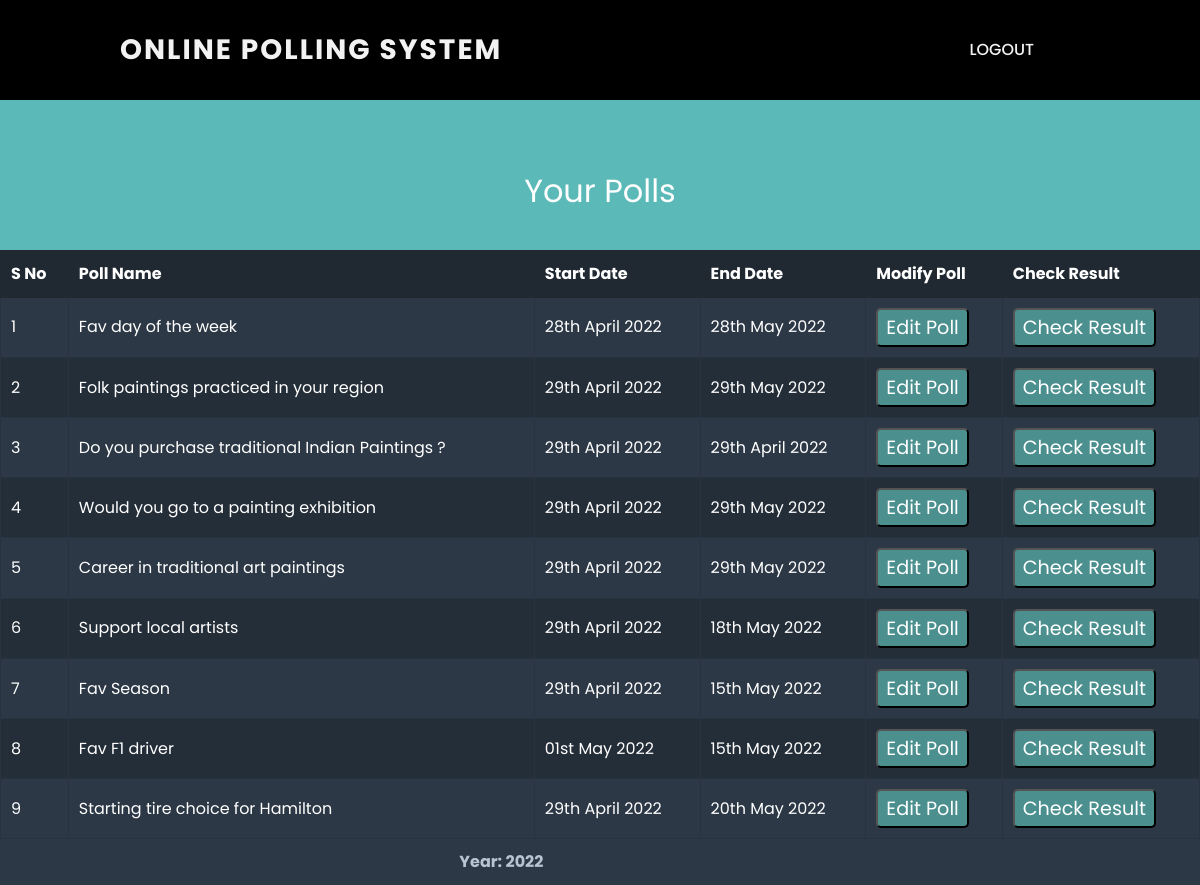
The page /your_polls (signed in) on the database as committed earlier.
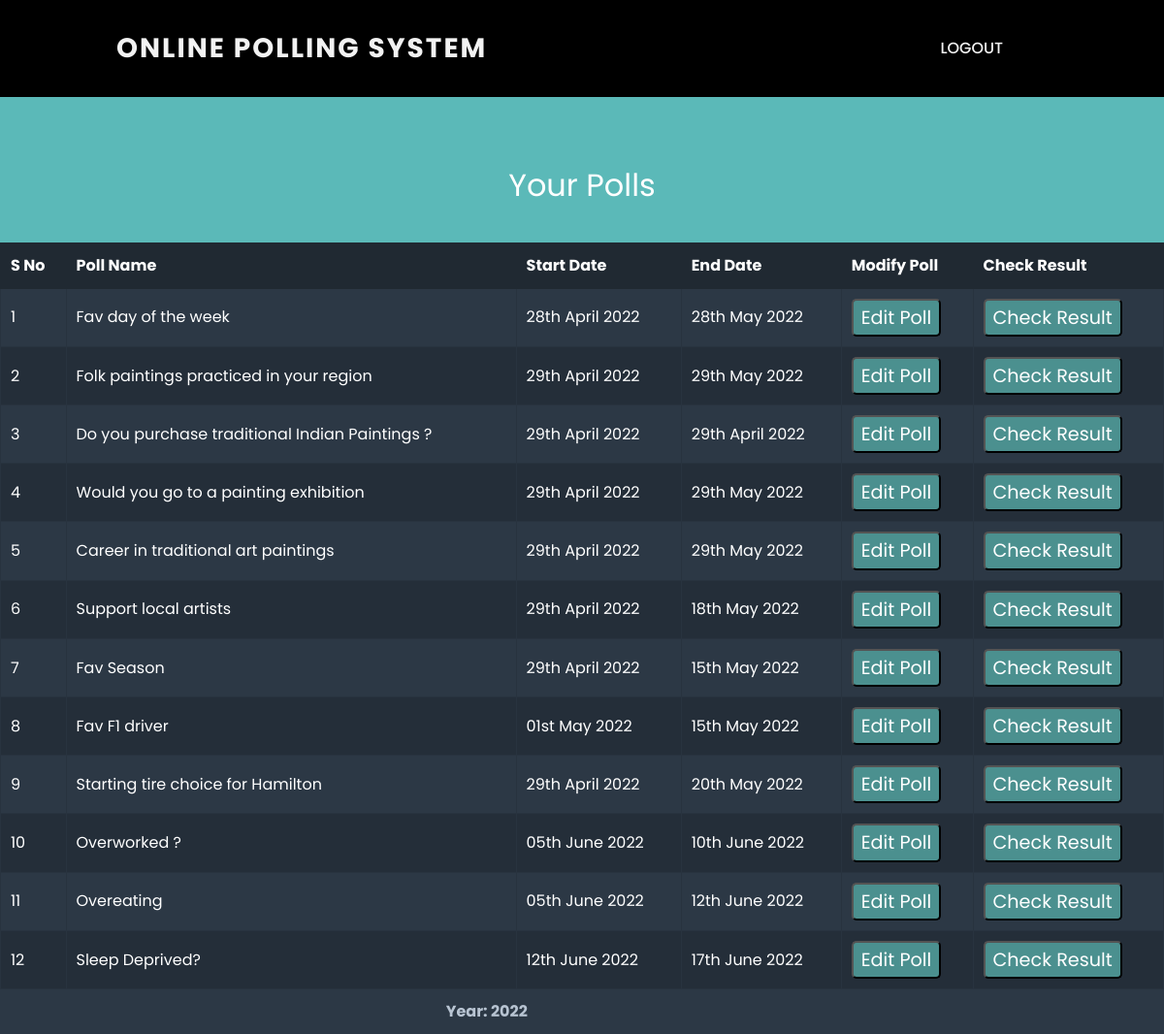
The same page on the database as committed later.
### tables this page shows
CREATE TABLE poll_data (
                pollid INTEGER PRIMARY KEY AUTOINCREMENT,
                owner INTEGER NOT NULL,
                pollname VARCHAR(30) NOT NULL,
                quest VARCHAR(300) NOT NULL,
                op1 VARCHAR(50) NOT NULL,
                op2 VARCHAR(50) NOT NULL,
                op3 VARCHAR(50),
                op4 VARCHAR(50),
                op5 VARCHAR(50),
                op6 VARCHAR(50),
                op7 VARCHAR(50),
                op8 VARCHAR(50)
                );

### app.py (the view)
@app.route("/your_polls", methods=["GET", "POST"])
@login_required
def your_polls():
    conn = sqlite3.connect('Voting_database.db')
    c = conn.cursor()
    if request.method == "POST":
        val_0 = request.form.get("part")
        val_1 = request.form.get("res")
        if val_0:
            poll_id = val_0
            c.execute("""SELECT no_of_options FROM poll_filters WHERE pollid = :p""", {"p": poll_id})
            option_count = c.fetchone()[0]
            c.execute("""SELECT * FROM poll_data WHERE pollid = :p """, {"p": poll_id})
            row = c.fetchone()
            conn.commit()
            return render_template("participate.html", arr=row, n=option_count)
        else:
            poll_id = int(val_1)
            c.execute("""SELECT no_of_options FROM poll_filters WHERE pollid = :p""", {"p": poll_id})
            option_count = c.fetchone()[0]
            c.execute("""SELECT * FROM poll_results JOIN poll_data USING (pollid) WHERE pollid = :p """, {"p": poll_id})
            row = c.fetchone()
            conn.commit()
            return redirect("/results", poll_id)
    else:
        c.execute("""SELECT pollid from poll_data WHERE owner == :o""", {"o": session["user_id"]})
        poll_id = c.fetchall()
        poll_name = []
        poll_dates = []
        for idx in poll_id:
            c.execute("""SELECT pollname from poll_data WHERE pollid == :p""", {"p": idx[0]})
            poll_name.append(c.fetchone())
            c.execute("""SELECT start, end from poll_filters WHERE pollid == :p""", {"p": idx[0]})
            poll_dates.append(c.fetchone())
        final_data = []
        for i in range(len(poll_dates)):
            data = [poll_id[i][0], poll_name[i][0], convert_date(poll_dates[i][0]), convert_date(poll_dates[i][1])]
            if is_in_past(poll_dates[i][0]):
                data.append(0)
            else:
                data.append(1)
            final_data.append(data)
        print(final_data)
        del poll_id
        del poll_name
        del poll_dates
        return render_template("your_polls.html", data=final_data, n=len(final_data))

### app.py (called while the page is built)
@app.after_request
def after_request(response):
    response.headers["Cache-Control"] = "no-cache, no-store, must-revalidate"
    response.headers["Expires"] = 0
    response.headers["Pragma"] = "no-cache"
    return response

def login_required(f):
    @wraps(f)
    def decorated_function(*args, **kwargs):
        if session.get("user_id") is None:
            return redirect("/login")
        return f(*args, **kwargs)
    return decorated_function

### helper.py (called while the page is built)
def convert_date(d):
    res = d[8] + d[9]
    months_string = ['January', 'February', 'March', 'April', 'May', 'June', 'July', 'August', 'September', 'October',
                     'November', 'December']
    ordinal_string = ['st', 'nd', 'th']
    if int(d[8] + d[9]) == 1:
        res += 'st '
    elif int(d[8] + d[9]) == 2:
        res += 'nd '
    else:
        res += "th "
    res += months_string[int(d[5] + d[6]) - 1]
    res += (" " + d[0] + d[1] + d[2] + d[3])
    return res

def is_in_past(val):
    d = int(val[8] + val[9])
    m = int(val[5] + val[6])
    y = int(val[0] + val[1] + val[2] + val[3])
    curr_date = date.today()
    val1 = str(curr_date.strftime("%Y/%m/%d"))
    cd = int(val1[8] + val1[9])
    cm = int(val1[5] + val1[6])
    cy = int(val1[0] + val1[1] + val1[2] + val1[3])
    if cy > y:
        return 1
    elif cy < y:
        return 0
    if cm > m:
        return 1
    elif cm < m:
        return 0
    if cd > d:
        return 1
    elif cd < d:
        return 0
    return 0

### Templates/your_polls.html (shortened to what this page needs)
{% extends "layout.html" %}
{% block title %}
    <link rel="stylesheet" href="https://cdnjs.cloudflare.com/ajax/libs/normalize/5.0.0/normalize.min.css">
    <link rel="stylesheet" href="static/view_polls/style.css">
{% endblock %}
{% block main %}
<section style = "display: block;
    background-color: #5BB9B8;
    height:150px;
    padding:65px;
    font-size: 2em;
    margin-inline-start: 0px;
    margin-inline-end: 0px;
    text-align: center;">
    Your Polls
</section>
    <form action = "/private_polls" method="POST">
        <main>
            <table>
                <thead>
                    <tr>
                        <th> S No </th>
                        <th> Poll Name</th>
                        <th>Start Date</th>
                        <th>End Date</th>
                        <th>Modify Poll</th>
                        <th>Check Result</th>
                    </tr>
                </thead>
                <tfoot>
                    <tr>
                        <th colspan='5'>
                          Year: 2022
                        </th>
                    </tr>
                </tfoot>
                <tbody>
                    {% for i in range(n) %}
                    <tr>
                        <td> {{ i+1 }} </td>
                        <td> {{ data[i][1] }} </td>
                        <td> {{ data[i][2] }} </td>
                        <td> {{ data[i][3] }} </td>
                        <td class='select'>
                            <button value='{{ data[i][0] }}' name="part" type="submit" class="button">Edit Poll</button>
                        </td>
                        <td class='select'>
                            <button value='{{ data[i][0] }}' name="res" type="submit" class="button">Check Result</button>
                        </td>
                    </tr>
                  {% endfor %}
                </tbody>
            </table>
        </main>
    </form>
{% endblock %}

### Templates/layout.html (shortened to what this page needs)
<!DOCTYPE html>
<html lang="en">
  <head>
    <link href="{{ url_for('static', filename='layout_styles.css') }}" rel="stylesheet">
    <link href="{{ url_for('static', filename='l2/vendor/bootstrap/css/bootstrap.min.css') }}" rel="stylesheet">
    <link rel="stylesheet" href="https://cdn.jsdelivr.net/npm/bootstrap@4.0.0/dist/css/bootstrap.min.css">
    <link rel="stylesheet" href="https://cdnjs.cloudflare.com/ajax/libs/normalize/5.0.0/normalize.min.css">
    {% block title %}
    {% endblock %}
    <link rel="stylesheet" href="https://cdnjs.cloudflare.com/ajax/libs/font-awesome/4.7.0/css/font-awesome.min.css">
    <link rel="stylesheet" type="text/css" href="https://cdn.jsdelivr.net/npm/daterangepicker/daterangepicker.css" />
  </head>
<body>
    <div class="main-nav" id="myTopnav" >
        {% if session.user_id %}
            <a href="/home" class = "logo">
        {% else %}
            <a href="/" class = "logo">
        {% endif %}
            Online Polling System
        </a>
        <div class = "to_right">
            {% if session.user_id %}
                <a style="right : 200px position :" href="/logout" >Logout</a>
            {% else %}
                <a href="/login" >Login</a>
                <a style="right : 200px position :" href="/register">Register</a>
            {% endif %}
        </div>
    </div>
    <main >
        {% block main %}
        {% endblock %}
    </main>
</body>

### static/layout_styles.css (style rules this page uses)
html, body { margin:0; font-family: 'Poppins', sans-serif !important; font-weight: 400 !important; background-color: #fff ; font-size: 16px !important; -ms-text-size-adjust: 100% !important; -webkit-font-smoothing: antialiased !important; -moz-osx-font-smoothing: grayscale !important; height: 100%; width: 100%; }
.to_right { float : right; position: relative; right: 150px; }
.main-nav { background-color: black; overflow: hidden; height : 100px; }
.main-nav a { float: left; height: 0px; display: block; color: #f2f2f2; text-transform: uppercase; text-align: center; padding: 14px 16px; text-decoration: none; font-size: 16px; font-weight: 500; line-height: 72px; }
.main-nav .logo { font-size:28px; left = 104px; margin-left: 104px; line-height: 72px; font-weight: 700; text-transform: uppercase; letter-spacing: 2px; text-align : center; }
button, input, optgroup, select, textarea { font-family: 'Poppins', sans-serif !important; font-size: 100%; line-height: 1.15; margin: 0; }

### static/view_polls/style.css (style rules this page uses)
* { box-sizing: border-box; }
html { font-size: 62.5%; background-color: #5BB9B8; }
body { height: 100%; width: 100%; background-color: #5BB9B8; line-height: 1.6; -webkit-font-smoothing: antialiased; color: #fff; font-size: 1.6rem; font-family: 'Lato', sans-serif; }
main { top:200px; background-color: #2C3845; }
table { display: block; }
tr, td, tbody, tfoot { display: block; }
thead { display: none; }
tr { padding-bottom: 10px; }
td { padding: 10px 10px 0; text-align: center; }
td:before { content: attr(data-title); color: #7a91aa; text-transform: uppercase; font-size: 1.4rem; padding-right: 10px; display: block; }
table { width: 100%; }
th { text-align: left; font-weight: 700; }
thead th { background-color: #202932; color: #fff; border: 1px solid #202932; }
tfoot th { display: block; padding: 10px; text-align: center; color: #b8c4d2; }
.button { line-height: 1; display: inline-block; font-size: 1.2rem; text-decoration: none; border-radius: 5px; color: #fff; padding: 8px; background-color: #4b908f; }
.select { padding-bottom: 20px; border-bottom: 1px solid #28333f; }
.select:before { display: none; }
@media (min-width: 460px) { td { text-align: left; } }
@media (min-width: 460px) { td:before { display: inline-block; text-align: right; width: 140px; } }
@media (min-width: 460px) { .select { padding-left: 160px; } }
@media (min-width: 720px) { table { display: table; } }
@media (min-width: 720px) { tr { display: table-row; } }
@media (min-width: 720px) { td, th { display: table-cell; } }
@media (min-width: 720px) { tbody { display: table-row-group; } }
@media (min-width: 720px) { thead { display: table-header-group; } }
@media (min-width: 720px) { tfoot { display: table-footer-group; } }
@media (min-width: 720px) { td { border: 1px solid #28333f; } }
@media (min-width: 720px) { td:before { display: none; } }
@media (min-width: 720px) { td, th { padding: 10px; } }
@media (min-width: 720px) { tr:nth-child(2n+2) td { background-color: #242e39; } }
@media (min-width: 720px) { tfoot th { display: table-cell; } }
@media (min-width: 720px) { .select { padding: 10px; } }

Rows that differ between the two databases and show on the page:
added poll_data: pollname "Overworked ?"
added poll_data: pollname "Overeating"
added poll_data: pollname "Sleep Deprived?"
Other text that changed with them:
new list line: "10 05th June 2022 10th June 2022 Edit Poll Check Result"
new list line: "11 05th June 2022 12th June 2022 Edit Poll Check Result"
new list line: "12 12th June 2022 17th June 2022 Edit Poll Check Result"
